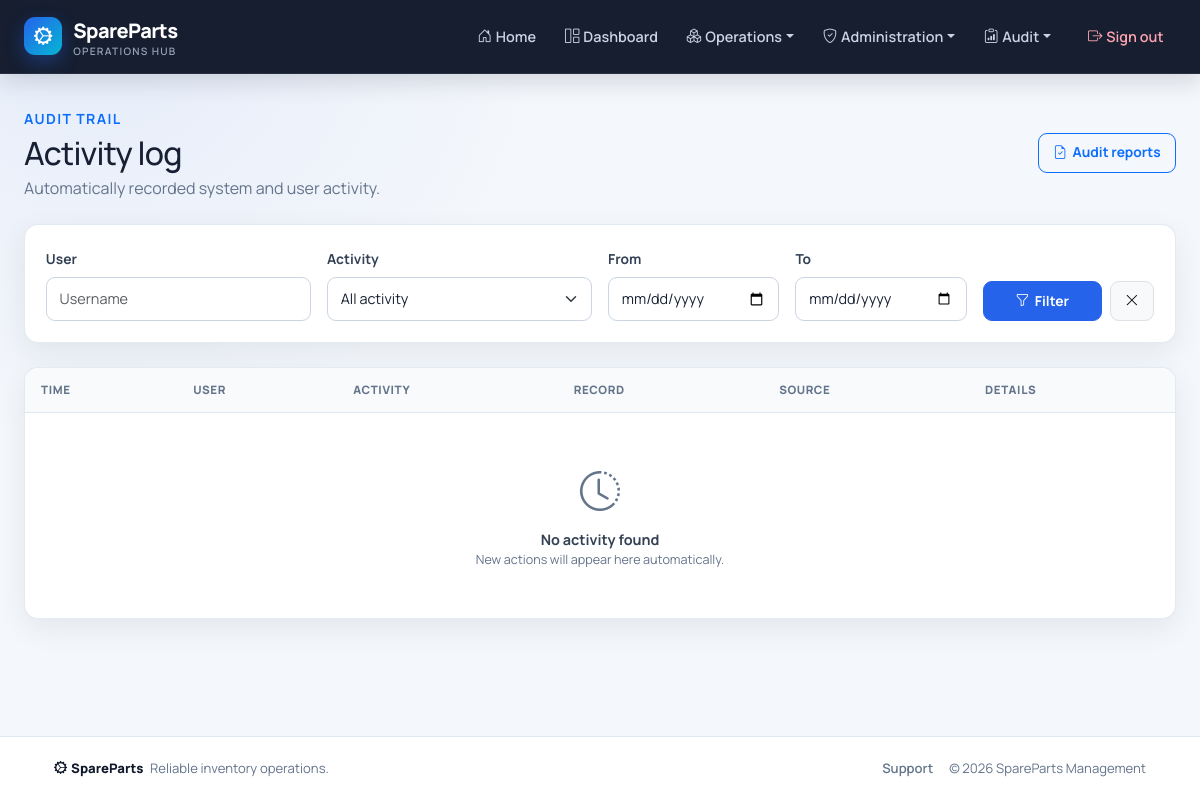
Page /audit-logs/ (signed in) on the earlier database version.
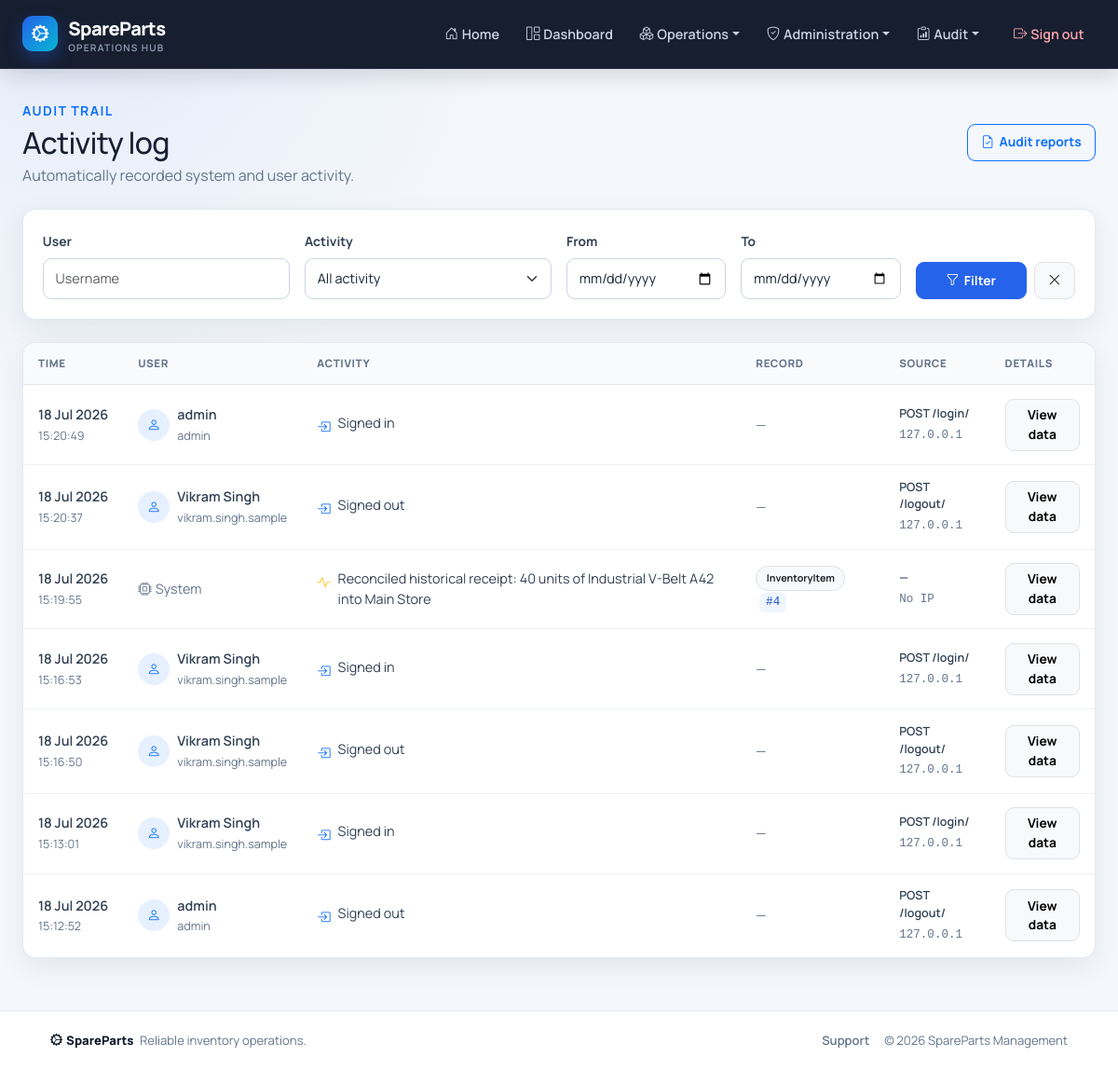
Same page on the later database version.
### core/models.py (models this page shows, shortened)
class AuditLog(models.Model):
    user = models.ForeignKey(CustomUser, on_delete=models.SET_NULL, null=True)
    action = models.CharField(max_length=255)
    object_type = models.CharField(max_length=50, blank=True, null=True)
    object_id = models.IntegerField(blank=True, null=True)
    ip_address = models.GenericIPAddressField(blank=True, null=True)
    details = models.JSONField(default=dict, blank=True)
    timestamp = models.DateTimeField(auto_now_add=True)

class CustomUser(AbstractUser):
    role = models.ForeignKey(
        Role, on_delete=models.SET_NULL, null=True, blank=True, related_name='users'
    )
    phone = models.CharField(max_length=15, blank=True, null=True)
    access_permissions = models.ManyToManyField(
        AccessPermission, blank=True, related_name='users'
    )
    def has_access(self, code):
        if not self.is_authenticated or not self.is_active:
            return False
        if self.is_superuser:
            return True
        return self.get_effective_access_permissions().filter(code=code).exists()

### core/views.py (the view)
# urls.py: path('audit-logs/', views.AuditLogListView.as_view(), name='auditlog_list'),
class AuditLogListView(LoginRequiredMixin, RoleRequiredMixin, ListView):
    model = AuditLog
    template_name = 'auditlog_list.html'
    context_object_name = 'logs'
    permission_required = 'audit.view'
    ordering = ['-timestamp']
    paginate_by = 50  # Add pagination for better performance
    def get_queryset(self):
        queryset = super().get_queryset().select_related('user')
        username = self.request.GET.get('user', '').strip()
        action = self.request.GET.get('action', '').strip()
        date_from = self.request.GET.get('date_from', '').strip()
        date_to = self.request.GET.get('date_to', '').strip()
        if username:
            queryset = queryset.filter(user__username__icontains=username)
        if action:
            queryset = queryset.filter(action__icontains=action)
        if date_from:
            queryset = queryset.filter(timestamp__date__gte=date_from)
        if date_to:
            queryset = queryset.filter(timestamp__date__lte=date_to)
        return queryset

### core/templatetags/rbac.py (called while the page is built)
@register.filter
def has_access(user, code):
    return bool(getattr(user, 'has_access', lambda unused: False)(code))

### parts/mixins.py (called while the page is built)
    def get_permission_required(self):
        if self.permission_required:
            return self.permission_required
        model_name = self.model._meta.model_name
        module = self.permission_modules.get(model_name, model_name)
        action = 'view' if self.__class__.__name__.endswith(('ListView', 'DetailView')) else 'manage'
        return f'{module}.{action}'

    def dispatch(self, request, *args, **kwargs):
        if self.get_permission_required() == 'users.manage' and not request.user.is_superuser:
            raise PermissionDenied("Only a super admin can manage users and permissions.")
        if request.user.is_authenticated and request.user.has_access(self.get_permission_required()):
            return super().dispatch(request, *args, **kwargs)
        raise PermissionDenied("You do not have permission to access this page.")

### templates/auditlog_list.html (shortened to what this page needs)
{% extends 'base.html' %}
{% block content %}
<div class="d-flex justify-content-between align-items-center mb-4">
    <div><span class="text-primary fw-bold small text-uppercase" style="letter-spacing:.1em;">Audit trail</span><h1 class="h2 mt-1 mb-1">Activity log</h1><p class="text-muted mb-0">Automatically recorded system and user activity.</p></div>
    <a href="{% url 'core:auditreport_list' %}" class="btn btn-outline-primary"><i class="bi bi-file-earmark-check"></i>Audit reports</a>
</div>
<div class="card mb-4"><div class="card-body"><form method="get" class="row g-3 align-items-end">
    <div class="col-md-3"><label for="user" class="form-label">User</label><input type="text" class="form-control" id="user" name="user" value="{{ request.GET.user }}" placeholder="Username"></div>
    <div class="col-md-3"><label for="action" class="form-label">Activity</label><select class="form-select" id="action" name="action"><option value="">All activity</option></select></div>
    <div class="col-md-2"><label for="date_from" class="form-label">From</label><input type="date" class="form-control" id="date_from" name="date_from" value="{{ request.GET.date_from }}"></div>
    <div class="col-md-2"><label for="date_to" class="form-label">To</label><input type="date" class="form-control" id="date_to" name="date_to" value="{{ request.GET.date_to }}"></div>
    <div class="col-md-2 d-flex gap-2"><button type="submit" class="btn btn-primary flex-grow-1"><i class="bi bi-funnel"></i>Filter</button><a href="{% url 'core:auditlog_list' %}" class="btn btn-light border" title="Clear filters"><i class="bi bi-x-lg"></i></a></div>
</form></div></div>
<div class="card"><div class="table-responsive"><table class="table table-hover"><thead><tr><th>Time</th><th>User</th><th>Activity</th><th>Record</th><th>Source</th><th>Details</th></tr></thead><tbody>
{% for log in logs %}<tr>
    <td style="white-space:nowrap;"><div class="fw-semibold">{{ log.timestamp|date:"d M Y" }}</div><small class="text-muted">{{ log.timestamp|date:"H:i:s" }}</small></td>
    <td>{% if log.user %}<div class="d-flex align-items-center gap-2"><span class="bg-primary bg-opacity-10 text-primary rounded-circle d-grid" style="width:34px;height:34px;place-items:center;"><i class="bi bi-person"></i></span><div><div class="fw-semibold">{{ log.user.get_full_name|default:log.user.username }}</div><small class="text-muted">{{ log.user.username }}</small></div></div>{% else %}<span class="text-muted"><i class="bi bi-cpu me-1"></i>System</span>{% endif %}</td>
    <td><div class="d-flex align-items-start gap-2">{% if 'Created' in log.action %}<i class="bi bi-plus-circle-fill text-success mt-1"></i>{% elif 'Updated' in log.action %}<i class="bi bi-pencil-fill text-info mt-1"></i>{% elif 'Deleted' in log.action %}<i class="bi bi-trash3-fill text-danger mt-1"></i>{% elif 'Signed' in log.action %}<i class="bi bi-box-arrow-in-right text-primary mt-1"></i>{% else %}<i class="bi bi-activity text-warning mt-1"></i>{% endif %}<span>{{ log.action }}</span></div></td>
    <td>{% if log.object_type %}<span class="badge bg-light text-dark border">{{ log.object_type }}</span>{% if log.object_id %}<code class="ms-1">#{{ log.object_id }}</code>{% endif %}{% else %}<span class="text-muted">—</span>{% endif %}</td>
    <td><div class="small fw-semibold">{{ log.details.method|default:"—" }} {{ log.details.path|default:"" }}</div><small class="text-muted font-monospace">{{ log.ip_address|default:"No IP" }}</small></td>
    <td>{% if log.details %}<details><summary class="btn btn-sm btn-light border">View data</summary></details>{% else %}<span class="text-muted">—</span>{% endif %}</td>
</tr>
{% empty %}<tr><td colspan="6" class="text-center py-5"><i class="bi bi-clock-history fs-1 text-muted d-block mb-2"></i><strong>No activity found</strong><div class="small text-muted">New actions will appear here automatically.</div></td></tr>{% endfor %}
</tbody></table></div></div>
{% endblock %}

Differences in the rows shown:
added AuditLog: timestamp "18 Jul 2026", timestamp "15:20:49", user.get_full_name "admin", user.username "admin", action "Signed in", details.method "POST", details.path "/login/", ip_address "127.0.0.1"
added AuditLog: timestamp "18 Jul 2026", timestamp "15:20:37", user.get_full_name "Vikram Singh", user.username "vikram.singh.sample", action "Signed out", details.method "POST", details.path "/logout/", ip_address "127.0.0.1"
added AuditLog: timestamp "18 Jul 2026", timestamp "15:19:55", shows "System", action "Reconciled historical receipt: 40 units of Industrial V-Belt A42 into Main Store", object_type "InventoryItem", object_id "4", details.method "—", ip_address "No IP"
added AuditLog: timestamp "18 Jul 2026", timestamp "15:16:53", user.get_full_name "Vikram Singh", user.username "vikram.singh.sample", action "Signed in", details.method "POST", details.path "/login/", ip_address "127.0.0.1"
added AuditLog: timestamp "18 Jul 2026", timestamp "15:16:50", user.get_full_name "Vikram Singh", user.username "vikram.singh.sample", action "Signed out", details.method "POST", details.path "/logout/", ip_address "127.0.0.1"
added AuditLog: timestamp "18 Jul 2026", timestamp "15:13:01", user.get_full_name "Vikram Singh", user.username "vikram.singh.sample", action "Signed in", details.method "POST", details.path "/login/", ip_address "127.0.0.1"
added AuditLog: timestamp "18 Jul 2026", timestamp "15:12:52", user.get_full_name "admin", user.username "admin", action "Signed out", details.method "POST", details.path "/logout/", ip_address "127.0.0.1"
Other differences:
text no longer shown: "No activity found New actions will appear here automatically."
